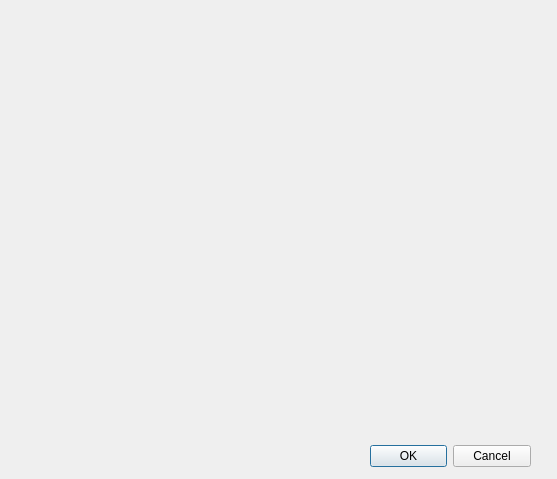
<?xml version="1.0" encoding="UTF-8"?>
<ui version="4.0">
 <class>Dialog</class>
 <widget class="QDialog" name="Dialog">
  <property name="geometry">
   <rect>
    <x>0</x>
    <y>0</y>
    <width>557</width>
    <height>479</height>
   </rect>
  </property>
  <property name="windowTitle">
   <string>Dialog</string>
  </property>
  <widget class="QDialogButtonBox" name="buttonBox">
   <property name="geometry">
    <rect>
     <x>370</x>
     <y>440</y>
     <width>161</width>
     <height>32</height>
    </rect>
   </property>
   <property name="orientation">
    <enum>Qt::Horizontal</enum>
   </property>
   <property name="standardButtons">
    <set>QDialogButtonBox::Cancel|QDialogButtonBox::Ok</set>
   </property>
  </widget>
 </widget>
 <resources/>
 <connections>
  <connection>
   <sender>buttonBox</sender>
   <signal>accepted()</signal>
   <receiver>Dialog</receiver>
   <slot>accept()</slot>
   <hints>
    <hint type="sourcelabel">
     <x>408</x>
     <y>454</y>
    </hint>
    <hint type="destinationlabel">
     <x>157</x>
     <y>274</y>
    </hint>
   </hints>
  </connection>
  <connection>
   <sender>buttonBox</sender>
   <signal>rejected()</signal>
   <receiver>Dialog</receiver>
   <slot>reject()</slot>
   <hints>
    <hint type="sourcelabel">
     <x>476</x>
     <y>460</y>
    </hint>
    <hint type="destinationlabel">
     <x>286</x>
     <y>274</y>
    </hint>
   </hints>
  </connection>
 </connections>
 <slots>
  <slot>valueChange()</slot>
 </slots>
</ui>
